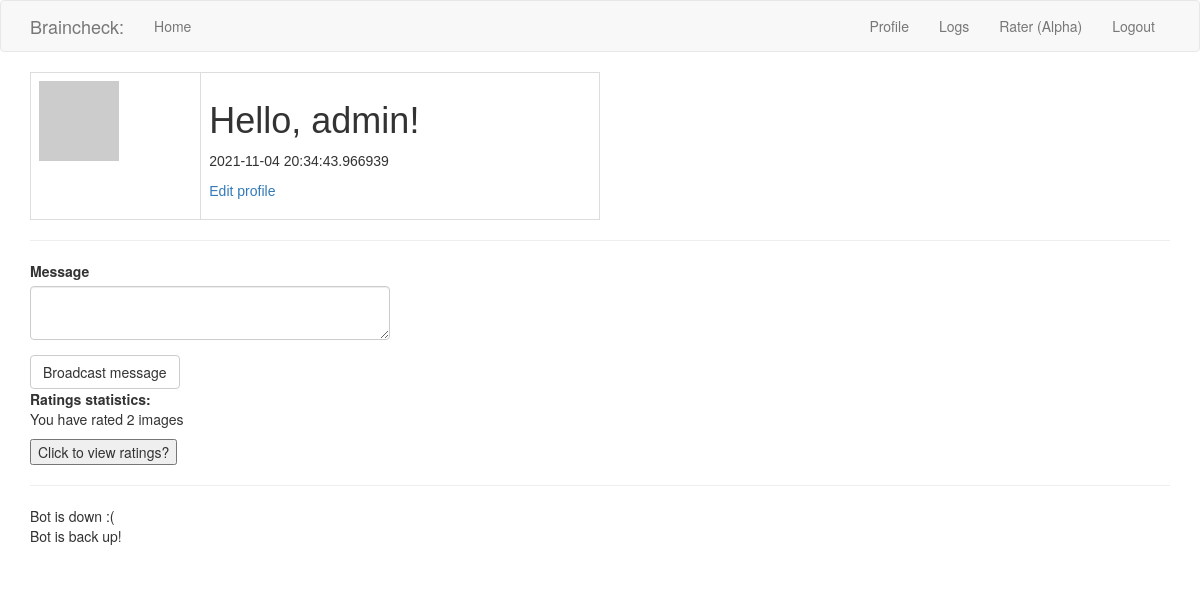
Before: /user/admin (signed in) with the older database file.
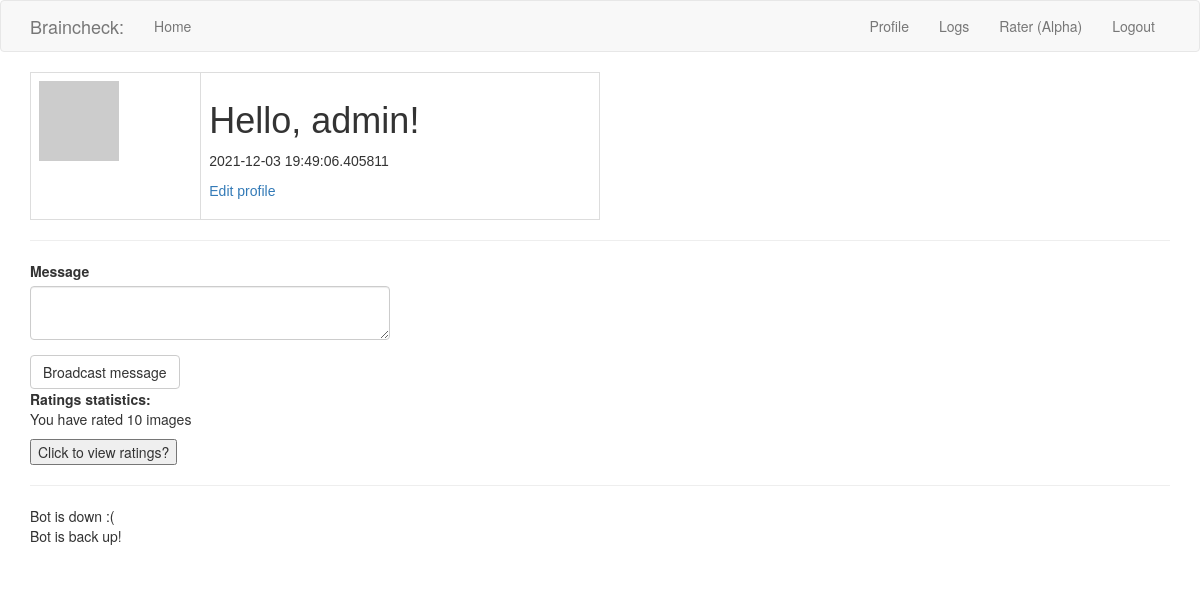
After: the same page with the newer database file.
### app/models.py (models this page shows, shortened)
class Usernames(db.Model, UserMixin):
    __tablename__ = 'usernames'
    id = db.Column(db.Integer, primary_key=True)
    username = db.Column(db.String, index=True, unique=True)
    pass_hash = db.Column(db.String)
    about_me = db.Column(db.String(140))
    last_seen = db.Column(db.DateTime, default=datetime.utcnow)
    broadcasts = db.relationship('Broadcasts', backref='mod', lazy='dynamic')
    scan_ratings = db.relationship('ScanRater', backref='scan_rater', lazy = 'dynamic')
    def avatar(self, size):
        digest = md5(self.username.lower().encode('utf-8')).hexdigest()
        return 'https://gravatar.com/avatar/{}?d=identicon&s={}'.format(digest, size)

### app/routes.py (the view)
@app.route('/user/<username>', methods=['GET', 'POST'])
@login_required
def user(username):
    user = Usernames.query.filter_by(username=username).first_or_404()
    announcements = db.session.query(Broadcasts).all()
    form = Notifications()
    if form.validate_on_submit():
        message = Broadcasts(broadcast=form.notif.data)
        db.session.add(message)
        db.session.commit()
        flash('Message has been sent to the site.')
        return redirect(url_for('user', username=current_user.username))
    user_ratings = db.session.query(Usernames.username, db.func.count(Usernames.id)).\
        join(Usernames.scan_ratings).group_by(Usernames.id).all()
    user_ratings = {user:num for user,num in user_ratings}
    ratings_summary = db.session.query(ScanRater)
    return render_template('user.html', user=user, announcements=announcements, form=form, user_ratings=user_ratings, ratings_summary=ratings_summary)

### app/forms.py
class Notifications(FlaskForm):
    notif = TextAreaField('Message', validators=[DataRequired()])
    submit = SubmitField('Broadcast message')

### app/models.py (called while the page is built)
@login.user_loader
def load_user(id):
    return Usernames.query.get(int(id))

### app/routes.py (called while the page is built)
@app.before_request
def before_request():
    if current_user.is_authenticated:
        current_user.last_seen = datetime.utcnow()
        db.session.commit()

### app/templates/user.html (shortened to what this page needs)
{% extends "base.html" %}
{% import 'bootstrap/wtf.html' as wtf %}
{% block app_content %}
    <table>
        <tr valign="top">
            <td><img src="{{ user.avatar(128) }}"></td>
            <td>
                <h1>Hello, {{ user.username }}!</h1>
                {% if user.last_seen %}<p>{{ user.last_seen }}</p>{% endif %}
                {% if user == current_user %}
                <p>
                    <a href="{{ url_for('edit_profile') }}">Edit profile</a>
                </p>
                {% endif %}
            </td>
        </tr>
    </table>
    {% if current_user.username == 'admin' %}
    <hr>
    <div class='row'>
        <div class="col-md-4">
            {{ wtf.quick_form(form) }}
        </div>
    </div>
    {% endif %}
    <div>
        <b>Ratings statistics: </b>
        {% if current_user.username in user_ratings.keys() %}
        <p>You have rated {{ user_ratings[current_user.username] }} images</p>
        {% else %}
        <p>You haven't rated any images yet! <a href="{{ url_for('rater') }}">Go rate some now!</a></p>
        {% endif %}
        <button onclick='ShowTable()'>Click to view ratings?</button>
    </div>
    <hr>
    {% for announcement in announcements %}
        {{ announcement.broadcast }} <br>
    {% endfor %} <br>
{% endblock %}

Changed rows visible on the page:
changed Usernames "admin": last_seen "2021-11-04 20:34:43.966939" → "2021-12-03 19:49:06.405811"; username "2" → "10"
